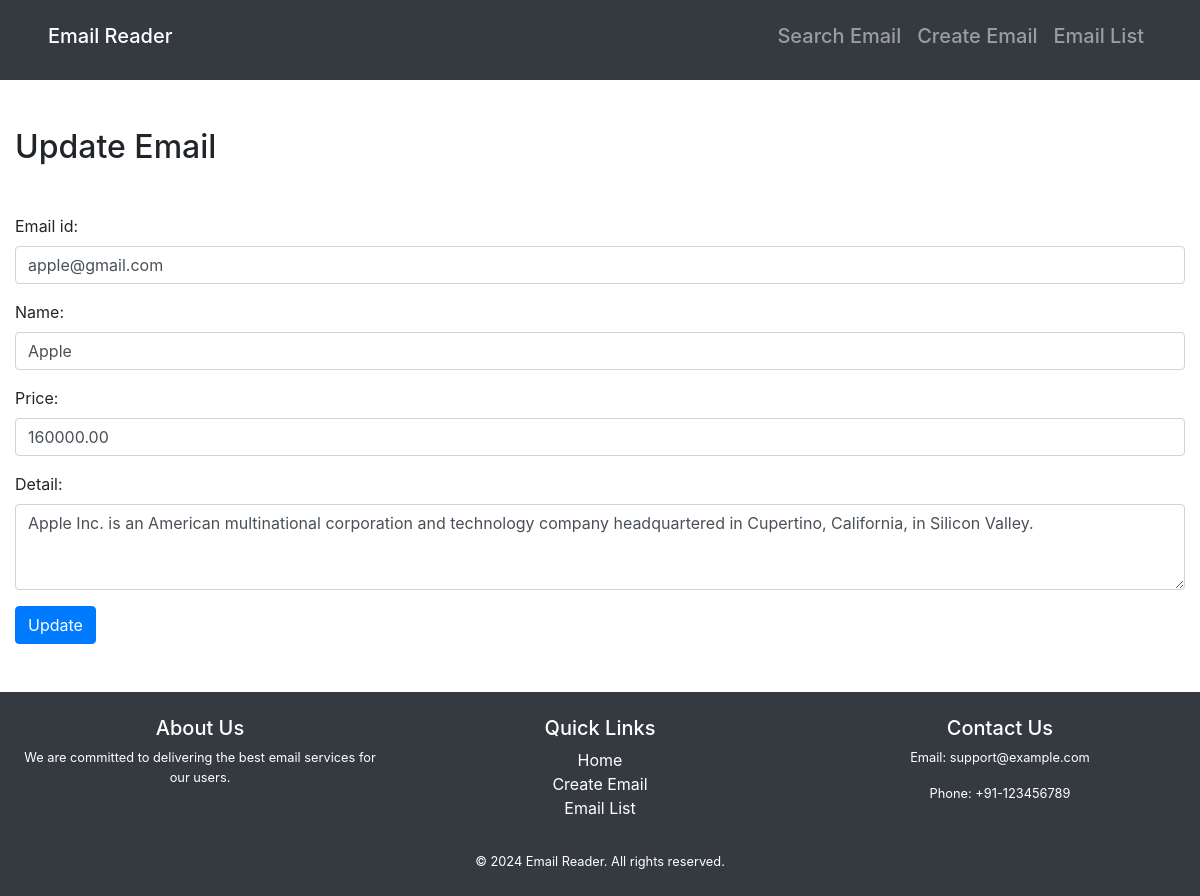
Page /emails/5/edit/ on the committed database.
### email_reader/models.py (models this page shows, shortened)
class EmailData(models.Model):
    email_id = models.EmailField(unique=True)
    name = models.CharField(max_length=255)
    price = models.DecimalField(max_digits=10, decimal_places=2)
    detail = models.TextField()

### email_reader/views.py (the view)
# urls.py: path('emails/<int:pk>/edit/', views.email_update, name='email_update'),
def email_update(request, pk):
    email = get_object_or_404(EmailData, pk=pk)
    if request.method == 'POST':
        form = EmailDataForm(request.POST, instance=email)
        if form.is_valid():
            form.save()
            messages.success(request, "Email updated successfully.")
            return redirect('email_list')
    else:
        form = EmailDataForm(instance=email)
    return render(request, 'email_reader/email_form.html', {'form': form})

### email_reader/forms.py (shortened to what this page needs)
class EmailDataForm(forms.ModelForm):
    class Meta:
        model = EmailData
        fields = ['email_id', 'name', 'price', 'detail']
        widgets = {
            'email_id': forms.EmailInput(attrs={'class': 'form-control', 'readonly': False}),
            'name': forms.TextInput(attrs={'class': 'form-control'}),
            'price': forms.NumberInput(attrs={'class': 'form-control', 'step': '0.01'}),
            'detail': forms.Textarea(attrs={'class': 'form-control', 'rows': 3}),
        }

### email_reader/templates/email_reader/email_form.html (shortened to what this page needs)
{% extends 'email_reader/base.html' %}
{% block content %}
    <h2>{% if form.instance.pk %}Update{% else %}Create{% endif %} Email</h2>
    <form method="post" class="mt-5 mb-5">
        {{ form.as_p }}
        <button type="submit" class="btn btn-primary">{% if form.instance.pk %}Update{% else %}Create{% endif %}</button>
    </form>
{% endblock %}

### rows in the picture
EmailData: email_id "apple@gmail.com", name "Apple", price "160000.00", detail "Apple Inc. is an American multinational corporation and technology company headquartered in Cupertino, California, in Silicon Valley."
